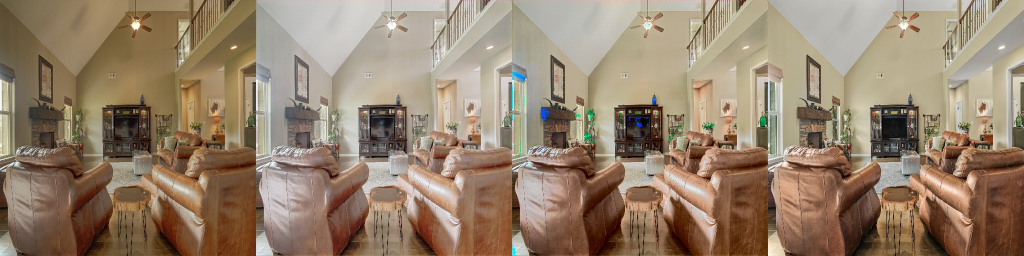
#> input picture test/color_enhanced/123_hist_match.jpg, 2048 x 512 px (shown at 1/2 size)
$ python -i apply_window_postprocess.py   (imports and definitions only)
#> lines starting #> are read from the running program, lines starting #| are printed output that depends on the picture; after the words box and inside, x2 and y2 are one past the last pixel; in counts of white or black regions, pixels touching at a corner belong together
#!/usr/bin/env python3
"""
Apply Window Post-Processing to Test Images
=============================================

Applies optimized window enhancement to Restormer and DarkIR outputs.
Uses adaptive parameters tuned for real estate HDR enhancement.

Output Structure:
    test/
        restormer_896_postprocessed/
            {id}_postprocessed.jpg
            {id}_comparison.jpg  (src | output | postprocessed | target)
        darkir_baseline_postprocessed/
            {id}_postprocessed.jpg
            {id}_comparison.jpg
"""

import os
import sys
import json
from pathlib import Path
import numpy as np
from PIL import Image
import cv2
from typing import Tuple, Optional, Dict, List
from dataclasses import dataclass


@dataclass
class PostProcessConfig:
    """Post-processing configuration optimized for real estate HDR."""
    # Window detection
    brightness_threshold: float = 0.60  # Lower = detect more windows
    saturation_threshold: float = 0.18  # Low saturation = washed out
    min_window_area: int = 500  # Minimum pixels for a window region

    # Enhancement strengths
    saturation_boost: float = 1.6  # Boost color in windows
    contrast_boost: float = 1.25  # Enhance contrast
    vibrance_boost: float = 1.3  # Selective saturation boost

    # Color correction
    blue_boost: float = 1.15  # Windows often show sky
    warmth_reduction: float = 0.95  # Reduce yellow cast in windows

    # Blending
    blend_radius: int = 21  # Smooth mask edges
    blend_falloff: float = 0.7  # How fast mask fades at edges

    # Detail enhancement
    detail_sharpen: float = 0.3  # Light sharpening in windows
    clarity_boost: float = 1.1  # Local contrast


class WindowPostProcessor:
    """
    Robust window post-processor optimized for real estate HDR.
    """
    def __init__(self, config: PostProcessConfig = None):
        self.config = config or PostProcessConfig()

    def detect_windows(
        self,
        image: np.ndarray,
        source_image: Optional[np.ndarray] = None
    ) -> np.ndarray:
        """
        Detect window regions using brightness and saturation.

        Args:
            image: Model output [H, W, 3] RGB uint8
            source_image: Source input (better for detection)

        Returns:
            mask: Binary mask [H, W] uint8
        """
        # Use source for detection if available (more reliable)
        detect_img = source_image if source_image is not None else image
        detect_img = detect_img.astype(np.float32) / 255.0

        # Compute brightness (luminance)
        brightness = (
            0.299 * detect_img[:,:,0] +
            0.587 * detect_img[:,:,1] +
            0.114 * detect_img[:,:,2]
        )

        # Compute saturation
        max_rgb = detect_img.max(axis=2)
        min_rgb = detect_img.min(axis=2)
        saturation = max_rgb - min_rgb

        # Window criteria: bright AND low saturation
        bright_mask = brightness > self.config.brightness_threshold
        low_sat_mask = saturation < self.config.saturation_threshold

        window_mask = (bright_mask & low_sat_mask).astype(np.uint8) * 255

        # Morphological cleanup
        kernel_close = cv2.getStructuringElement(cv2.MORPH_ELLIPSE, (7, 7))
        kernel_open = cv2.getStructuringElement(cv2.MORPH_ELLIPSE, (5, 5))

        window_mask = cv2.morphologyEx(window_mask, cv2.MORPH_CLOSE, kernel_close)
        window_mask = cv2.morphologyEx(window_mask, cv2.MORPH_OPEN, kernel_open)

        # Remove small regions
        num_labels, labels, stats, _ = cv2.connectedComponentsWithStats(window_mask)
        for i in range(1, num_labels):
            if stats[i, cv2.CC_STAT_AREA] < self.config.min_window_area:
                window_mask[labels == i] = 0

        return window_mask

    def create_soft_mask(self, hard_mask: np.ndarray) -> np.ndarray:
        """Create soft mask with feathered edges."""
        soft_mask = hard_mask.astype(np.float32) / 255.0

        if self.config.blend_radius > 0:
            ksize = self.config.blend_radius * 2 + 1
            soft_mask = cv2.GaussianBlur(soft_mask, (ksize, ksize), 0)

            # Apply falloff curve for smoother transitions
            soft_mask = np.power(soft_mask, self.config.blend_falloff)

        return soft_mask

    def enhance_saturation_selective(
        self,
        image: np.ndarray,
        mask: np.ndarray
    ) -> np.ndarray:
        """
        Vibrance-style saturation boost (boosts low-saturation areas more).
        """
        img_float = image.astype(np.float32) / 255.0

        # Convert to HSV
        hsv = cv2.cvtColor(image, cv2.COLOR_RGB2HSV).astype(np.float32)

        # Current saturation (normalized)
        sat = hsv[:,:,1] / 255.0

        # Vibrance: boost less saturated pixels more
        # Low saturation gets bigger boost
        boost_factor = self.config.saturation_boost * (1 - sat * 0.5)

        # Apply boost only in masked regions
        mask_3d = mask[:,:,np.newaxis] if mask.ndim == 2 else mask

        new_sat = hsv[:,:,1] * (1 + (boost_factor - 1) * mask)
        hsv[:,:,1] = np.clip(new_sat, 0, 255)

        # Apply contrast boost to Value channel
        v_float = hsv[:,:,2] / 255.0
        v_boosted = 0.5 + (v_float - 0.5) * self.config.contrast_boost
        hsv[:,:,2] = np.clip(v_boosted * 255, 0, 255)

        enhanced = cv2.cvtColor(hsv.astype(np.uint8), cv2.COLOR_HSV2RGB)
        return enhanced

    def apply_color_correction(
        self,
        image: np.ndarray,
        mask: np.ndarray
    ) -> np.ndarray:
        """
        Apply color correction to window regions.
        - Boost blue (sky often visible through windows)
        - Reduce warmth (yellow cast from interior lighting)
        """
        img_float = image.astype(np.float32)
        mask = mask[:,:,np.newaxis] if mask.ndim == 2 else mask

        # Blue boost
        blue_boosted = img_float.copy()
        blue_boosted[:,:,2] = np.clip(img_float[:,:,2] * self.config.blue_boost, 0, 255)

        # Warmth reduction (reduce red and green slightly)
        blue_boosted[:,:,0] = np.clip(img_float[:,:,0] * self.config.warmth_reduction, 0, 255)

        # Blend based on mask
        result = img_float * (1 - mask) + blue_boosted * mask

        return np.clip(result, 0, 255).astype(np.uint8)

    def enhance_local_contrast(
        self,
        image: np.ndarray,
        mask: np.ndarray
    ) -> np.ndarray:
        """
        Apply CLAHE-style local contrast enhancement to windows.
        """
        # Convert to LAB
        lab = cv2.cvtColor(image, cv2.COLOR_RGB2LAB)

        # Apply CLAHE to L channel
        clahe = cv2.createCLAHE(clipLimit=2.0, tileGridSize=(8, 8))
        lab[:,:,0] = clahe.apply(lab[:,:,0])

        enhanced_lab = cv2.cvtColor(lab, cv2.COLOR_LAB2RGB)

        # Blend based on mask
        mask = mask[:,:,np.newaxis] if mask.ndim == 2 else mask
        result = image.astype(np.float32) * (1 - mask * 0.5) + enhanced_lab.astype(np.float32) * mask * 0.5

        return np.clip(result, 0, 255).astype(np.uint8)

    def sharpen_windows(
        self,
        image: np.ndarray,
        mask: np.ndarray
    ) -> np.ndarray:
        """Light sharpening in window regions for detail recovery."""
        if self.config.detail_sharpen <= 0:
            return image

        # Unsharp mask
        blurred = cv2.GaussianBlur(image, (0, 0), 2.0)
        sharpened = cv2.addWeighted(
            image, 1.0 + self.config.detail_sharpen,
            blurred, -self.config.detail_sharpen,
            0
        )

        # Blend based on mask
        mask = mask[:,:,np.newaxis] if mask.ndim == 2 else mask
        result = image.astype(np.float32) * (1 - mask) + sharpened.astype(np.float32) * mask

        return np.clip(result, 0, 255).astype(np.uint8)

    def process(
        self,
        output_image: np.ndarray,
        source_image: Optional[np.ndarray] = None,
        return_mask: bool = False
    ) -> Tuple[np.ndarray, Optional[np.ndarray]]:
        """
        Full post-processing pipeline.

        Args:
            output_image: Model output [H, W, 3] RGB uint8
            source_image: Source input for better window detection
            return_mask: If True, return the window mask

        Returns:
            processed: Enhanced image
            mask: Window mask (if return_mask=True)
        """
        # Detect windows
        hard_mask = self.detect_windows(output_image, source_image)
        soft_mask = self.create_soft_mask(hard_mask)

        # Check if any windows detected
        window_coverage = soft_mask.sum() / soft_mask.size

        if window_coverage < 0.005:  # Less than 0.5% windows
            # No significant windows, return original
            if return_mask:
                return output_image, soft_mask
            return output_image

        # Apply enhancements sequentially
        result = output_image.copy()

        # 1. Saturation boost (vibrance-style)
        result = self.enhance_saturation_selective(result, soft_mask)

        # 2. Color correction (blue boost, warmth reduction)
        result = self.apply_color_correction(result, soft_mask)

        # 3. Local contrast enhancement
        result = self.enhance_local_contrast(result, soft_mask)

        # 4. Light sharpening
        result = self.sharpen_windows(result, soft_mask)

        if return_mask:
            return result, soft_mask
        return result


# [264 lines left out: functions create_comparison_image, process_folder, main, not called in this run]


# [2 lines not run here, left out]

>>> import cv2
>>> picture = cv2.cvtColor(cv2.imread('test/color_enhanced/123_hist_match.jpg'), cv2.COLOR_BGR2RGB)
>>> result = WindowPostProcessor().process(picture)
#> in detect_windows, `bright_mask = brightness > self.config.brightness_threshold`:
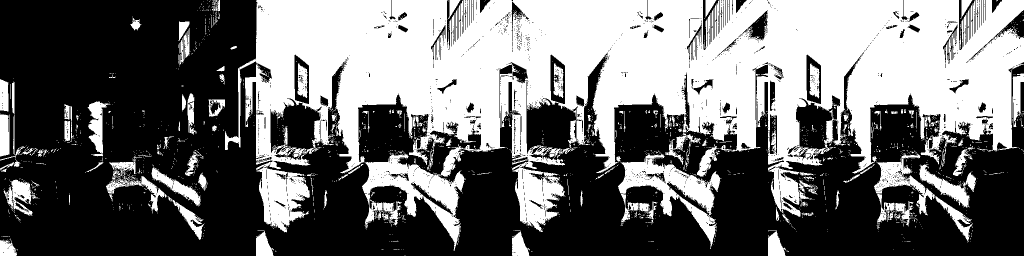
#> bright_mask: shape (512, 2048) bool (shown at 1/2 size); 43.8% white; 2003 white regions (1841 under 20 px), largest, box (x1, y1, x2, y2) and area: (450, 0, 2048, 502) 393683, (1236, 301, 1441, 498) 12564, (1748, 301, 1870, 430) 4155
#> in detect_windows, `num_labels, labels, stats, _ = cv2.connectedComponentsWithStats(window..`:
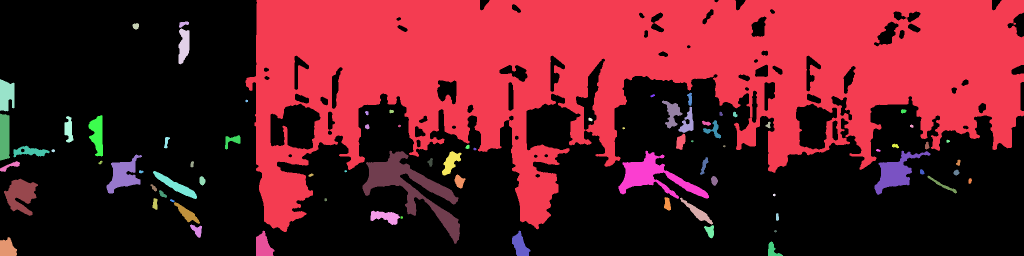
#> labels: shape (512, 2048) int32 (shown at 1/2 size); 82 distinct labels, from 0 to 81; one colour per label, 0 black
#> in detect_windows, `num_labels, labels, stats, _ = cv2.connectedComponentsWithStats(window..`: num_labels = 82; stats = 82 rows, first 6: [0, 0, 2048, 512, 621091], [491, 0, 1557, 464, 377717], [358, 43, 20, 13, 151], [265, 46, 13, 13, 130], [357, 57, 22, 72, 1172], [0, 158, 29, 65, 1496]
#> after the loop in detect_windows, `for i in range(1, num_labels):`:
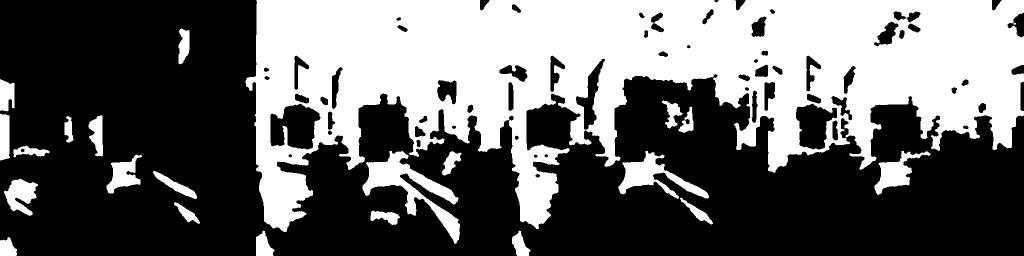
#> window_mask: shape (512, 2048) (shown at 1/2 size); 40.1% white; 22 white regions, largest, box (x1, y1, x2, y2) and area: (491, 0, 2048, 464) 377717, (725, 301, 920, 488) 10146, (1237, 301, 1418, 398) 5792
#> in create_soft_mask, `soft_mask = np.power(soft_mask, self.config.blend_falloff)`:
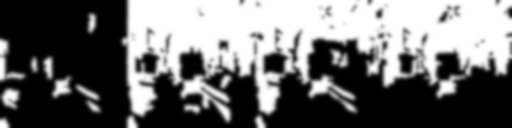
#> soft_mask: shape (512, 2048) float32 (shown at 1/4 size); min 0, max 1, mean 0.428
#> in process, `window_coverage = soft_mask.sum() / soft_mask.size`: window_coverage = 0.428
#> in enhance_saturation_selective, `new_sat = hsv[:,:,1] * (1 + (boost_factor - 1) * mask)`:
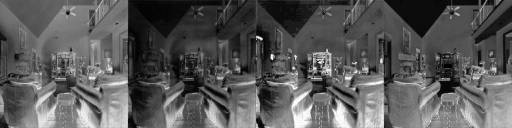
#> new_sat: shape (512, 2048) float32 (shown at 1/4 size); min 0, max 255, mean 89.2
#> in enhance_saturation_selective, `hsv[:,:,2] = np.clip(v_boosted * 255, 0, 255)`:
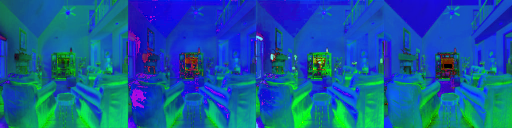
#> hsv: shape (512, 2048, 3) float32 (shown at 1/4 size); mean R, G, B 20.1, 89.2, 155.9
#> in enhance_local_contrast, `result = image.astype(np.float32) * (1 - mask * 0.5) + enhanced_lab.as..`:
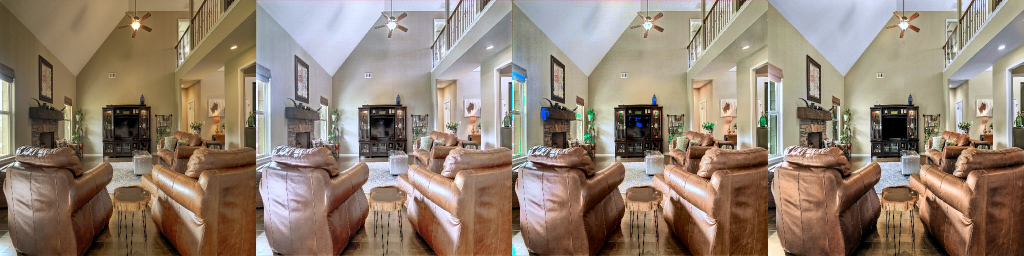
#> result: shape (512, 2048, 3) float32 (shown at 1/2 size); mean R, G, B 147.3, 130.3, 115; drawn with min black and max white

$ run again, on test/comparison/155_comparison.jpg
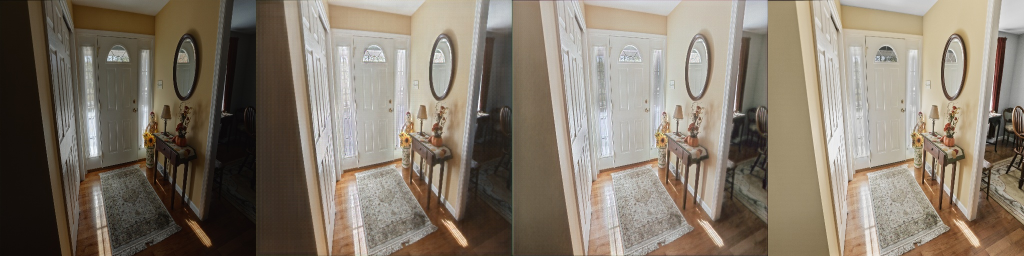
#> input picture test/comparison/155_comparison.jpg, 2048 x 512 px (shown at 1/2 size)
#> bright_mask: shape (512, 2048) bool; 40.7% white; 982 white regions (887 under 20 px), largest, box (x1, y1, x2, y2) and area: (1621, 0, 2048, 512) 127239, (1108, 0, 1488, 512) 119539, (600, 0, 964, 512) 106264
#> low_sat_mask: shape (512, 2048) bool; 82.2% white; 213 black regions (130 under 20 px), largest, box (x1, y1, x2, y2) and area: (1537, 0, 1683, 512) 45807, (1670, 0, 1974, 415) 27180, (1686, 230, 2048, 512) 24945
#> labels: shape (512, 2048) int32; 41 distinct labels, from 0 to 40
#> num_labels = 41; stats = 41 rows, first 6: [0, 0, 2048, 512, 636633], [568, 0, 68, 470, 7518], [600, 0, 364, 506, 93394], [974, 0, 50, 57, 2523], [1079, 0, 457, 512, 147136], [1590, 0, 63, 404, 6344]
#> after the loop in detect_windows, `for i in range(1, num_labels):`:
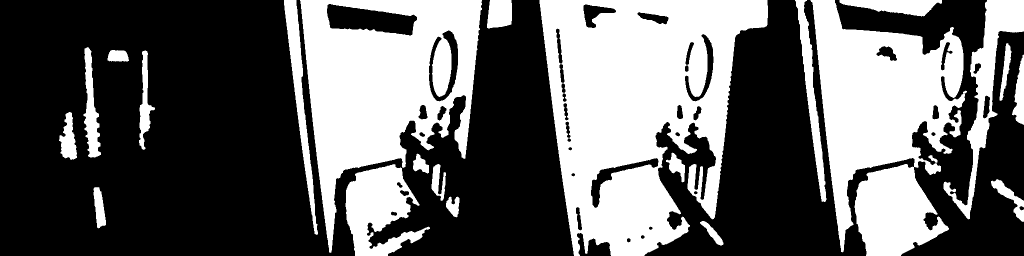
#> window_mask: shape (512, 2048) (shown at 1/2 size); 39% white; 22 white regions, largest, box (x1, y1, x2, y2) and area: (1079, 0, 1536, 512) 147136, (1621, 0, 1934, 512) 96329, (600, 0, 964, 506) 93394
#> window_coverage = 0.42
#> in enhance_local_contrast, `result = image.astype(np.float32) * (1 - mask * 0.5) + enhanced_lab.as..`:
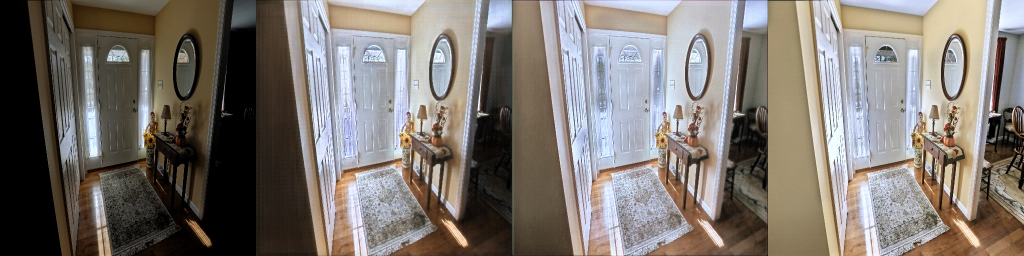
#> result: shape (512, 2048, 3) float32 (shown at 1/2 size); mean R, G, B 125.6, 118.9, 113.1; drawn with min black and max white

$ run again, on test/comparison/258_comparison.jpg
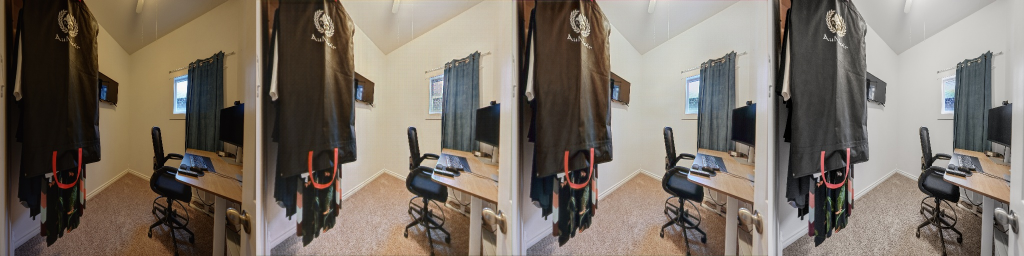
#> input picture test/comparison/258_comparison.jpg, 2048 x 512 px (shown at 1/2 size)
#> bright_mask: shape (512, 2048) bool; 36.3% white; 1161 white regions (1046 under 20 px), largest, box (x1, y1, x2, y2) and area: (590, 0, 1040, 512) 120859, (1102, 0, 1551, 512) 114875, (1614, 0, 2048, 512) 108639
#> low_sat_mask: shape (512, 2048) bool; 83.9% white; 288 black regions (168 under 20 px), largest, box (x1, y1, x2, y2) and area: (160, 0, 512, 440) 81314, (358, 221, 512, 504) 11760, (885, 290, 1000, 412) 5871
#> labels: shape (512, 2048) int32; 65 distinct labels, from 0 to 64
#> num_labels = 65; stats = 65 rows, first 6: [0, 0, 2038, 512, 668146], [512, 0, 92, 512, 9377], [584, 0, 532, 512, 116504], [1094, 0, 534, 512, 121373], [1606, 0, 442, 512, 118657], [1652, 15, 42, 118, 2224]
#> after the loop in detect_windows, `for i in range(1, num_labels):`:
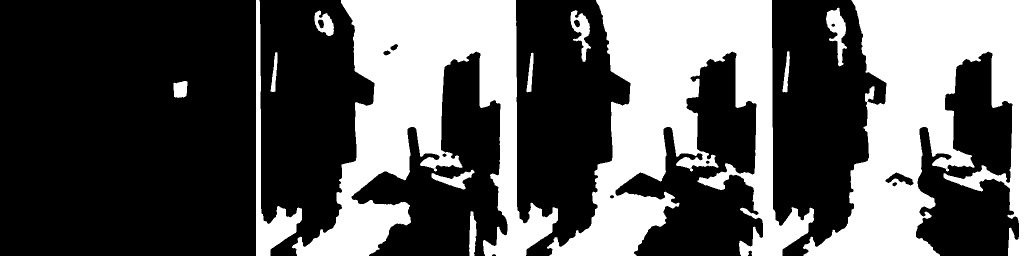
#> window_mask: shape (512, 2048) (shown at 1/2 size); 35.9% white; 13 white regions, largest, box (x1, y1, x2, y2) and area: (1094, 0, 1628, 512) 121373, (1606, 0, 2048, 512) 118657, (584, 0, 1116, 512) 116504
#> window_coverage = 0.383
#> in enhance_local_contrast, `result = image.astype(np.float32) * (1 - mask * 0.5) + enhanced_lab.as..`:
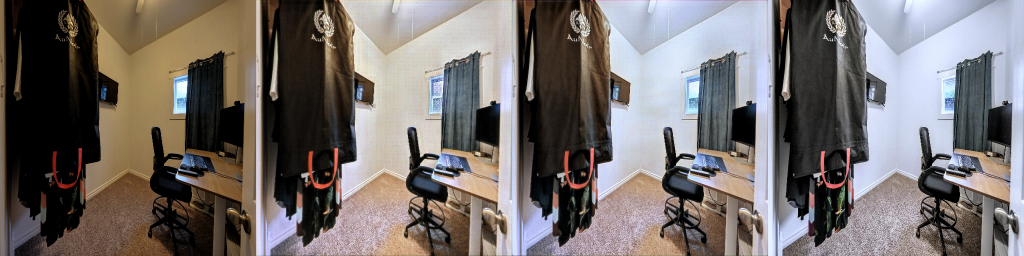
#> result: shape (512, 2048, 3) float32 (shown at 1/2 size); mean R, G, B 117.7, 111.3, 109.1; drawn with min black and max white
